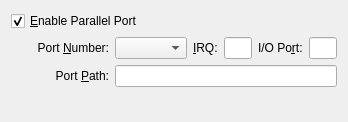
<ui version="4.0" >
 <comment>
 VBox frontends: Qt4 GUI ("VirtualBox"):

     Copyright (C) 2008 Oracle Corporation

     This file is part of VirtualBox Open Source Edition (OSE), as
     available from http://www.virtualbox.org. This file is free software;
     you can redistribute it and/or modify it under the terms of the GNU
     General Public License (GPL) as published by the Free Software
     Foundation, in version 2 as it comes in the "COPYING" file of the
     VirtualBox OSE distribution. VirtualBox OSE is distributed in the
     hope that it will be useful, but WITHOUT ANY WARRANTY of any kind.
 </comment>
 <class>UIMachineSettingsParallel</class>
 <widget class="QWidget" name="UIMachineSettingsParallel" >
  <property name="geometry" >
   <rect>
    <x>0</x>
    <y>0</y>
    <width>348</width>
    <height>122</height>
   </rect>
  </property>
  <layout class="QGridLayout" >
   <item row="0" column="0" colspan="2" >
    <widget class="QCheckBox" name="mGbParallel" >
     <property name="whatsThis" >
      <string>When checked, enables the given parallel port of the virtual machine.</string>
     </property>
     <property name="text" >
      <string>&amp;Enable Parallel Port</string>
     </property>
     <property name="checked" >
      <bool>true</bool>
     </property>
    </widget>
   </item>
   <item row="1" column="0" >
    <spacer>
     <property name="orientation" >
      <enum>Qt::Horizontal</enum>
     </property>
     <property name="sizeType" >
      <enum>QSizePolicy::Fixed</enum>
     </property>
     <property name="sizeHint" >
      <size>
       <width>20</width>
       <height>20</height>
      </size>
     </property>
    </spacer>
   </item>
   <item row="1" column="1" >
    <widget class="QWidget" native="1" name="mParallelChild" >
     <layout class="QGridLayout" >
      <property name="leftMargin" >
       <number>0</number>
      </property>
      <property name="topMargin" >
       <number>0</number>
      </property>
      <property name="rightMargin" >
       <number>0</number>
      </property>
      <property name="bottomMargin" >
       <number>0</number>
      </property>
      <item row="0" column="0" >
       <widget class="QLabel" name="mLbNumber" >
        <property name="text" >
         <string>Port &amp;Number:</string>
        </property>
        <property name="alignment" >
         <set>Qt::AlignRight|Qt::AlignTrailing|Qt::AlignVCenter</set>
        </property>
        <property name="buddy" >
         <cstring>mCbNumber</cstring>
        </property>
       </widget>
      </item>
      <item row="0" column="1" >
       <widget class="QComboBox" name="mCbNumber" >
        <property name="whatsThis" >
         <string>Displays the parallel port number. You can choose one of the standard parallel ports or select &lt;b>User-defined&lt;/b> and specify port parameters manually.</string>
        </property>
       </widget>
      </item>
      <item row="0" column="2" >
       <widget class="QLabel" name="mLbIRQ" >
        <property name="text" >
         <string>&amp;IRQ:</string>
        </property>
        <property name="buddy" >
         <cstring>mLeIRQ</cstring>
        </property>
       </widget>
      </item>
      <item row="0" column="3" >
       <widget class="QLineEdit" name="mLeIRQ" >
        <property name="sizePolicy" >
         <sizepolicy vsizetype="Fixed" hsizetype="Preferred" >
          <horstretch>0</horstretch>
          <verstretch>0</verstretch>
         </sizepolicy>
        </property>
        <property name="whatsThis" >
         <string>Displays the IRQ number of this parallel port. This should be a whole number between &lt;tt>0&lt;/tt> and &lt;tt>255&lt;/tt>. Values greater than &lt;tt>15&lt;/tt> may only be used if the &lt;b>IO APIC&lt;/b> setting is enabled for this virtual machine.</string>
        </property>
       </widget>
      </item>
      <item row="0" column="4" >
       <widget class="QLabel" name="mLbIOPort" >
        <property name="text" >
         <string>I/O Po&amp;rt:</string>
        </property>
        <property name="buddy" >
         <cstring>mLeIOPort</cstring>
        </property>
       </widget>
      </item>
      <item row="0" column="5" >
       <widget class="QLineEdit" name="mLeIOPort" >
        <property name="sizePolicy" >
         <sizepolicy vsizetype="Fixed" hsizetype="Preferred" >
          <horstretch>0</horstretch>
          <verstretch>0</verstretch>
         </sizepolicy>
        </property>
        <property name="whatsThis" >
         <string>Displays the base I/O port address of this parallel port. Valid values are integer numbers in range from &lt;tt>0&lt;/tt> to &lt;tt>0xFFFF&lt;/tt>.</string>
        </property>
       </widget>
      </item>
      <item row="1" column="0" >
       <widget class="QLabel" name="mLbPath" >
        <property name="text" >
         <string>Port &amp;Path:</string>
        </property>
        <property name="alignment" >
         <set>Qt::AlignRight|Qt::AlignTrailing|Qt::AlignVCenter</set>
        </property>
        <property name="buddy" >
         <cstring>mLePath</cstring>
        </property>
       </widget>
      </item>
      <item row="1" column="1" colspan="5" >
       <widget class="QLineEdit" name="mLePath" >
        <property name="whatsThis" >
         <string>Displays the host parallel device name.</string>
        </property>
       </widget>
      </item>
     </layout>
    </widget>
   </item>
   <item row="1" column="2" >
    <spacer>
     <property name="orientation" >
      <enum>Qt::Horizontal</enum>
     </property>
     <property name="sizeHint" >
      <size>
       <width>40</width>
       <height>20</height>
      </size>
     </property>
    </spacer>
   </item>
   <item row="2" column="1" >
    <spacer>
     <property name="orientation" >
      <enum>Qt::Vertical</enum>
     </property>
     <property name="sizeHint" >
      <size>
       <width>16</width>
       <height>21</height>
      </size>
     </property>
    </spacer>
   </item>
  </layout>
 </widget>
 <resources/>
 <connections>
  <connection>
   <sender>mGbParallel</sender>
   <signal>toggled(bool)</signal>
   <receiver>mParallelChild</receiver>
   <slot>setEnabled(bool)</slot>
   <hints>
    <hint type="sourcelabel" >
     <x>76</x>
     <y>20</y>
    </hint>
    <hint type="destinationlabel" >
     <x>285</x>
     <y>120</y>
    </hint>
   </hints>
  </connection>
 </connections>
</ui>
